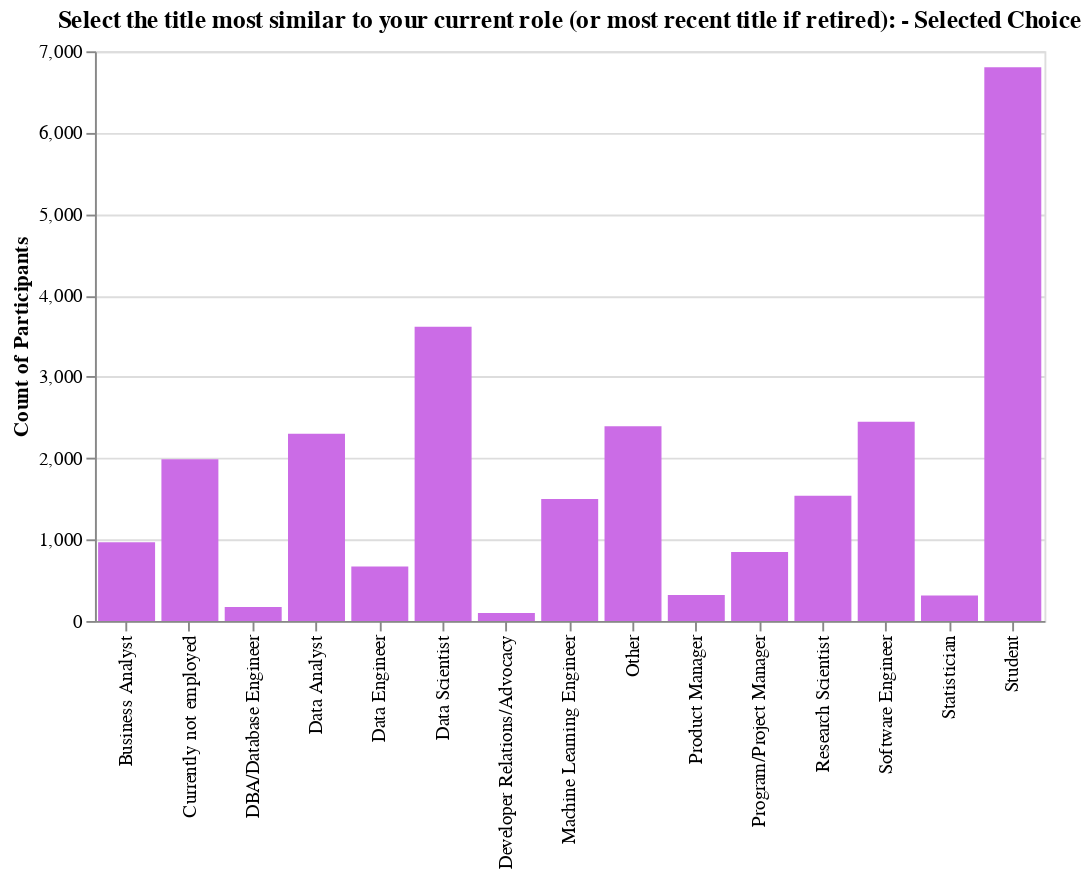

The cell this chart's notebook holds for it:
### Code cell
ordered_bar(df, 'Q5')

### Figure 1 — Vega-Lite specification as saved in the notebook (floating-point values rounded to 4 significant figures)
{"config": {"view": {"continuousWidth": 400, "continuousHeight": 300}}, "data": {"name": "data-4148111ab5b40c10f11f794dd7b665c6"}, "mark": {"type": "bar", "color": "#CB6CE6"}, "encoding": {"x": {"type": "nominal", "field": "Q5", "title": null}, "y": {"type": "quantitative", "field": "Time from Start to Finish (seconds)", "title": "Count of Participants"}}, "height": 300, "title": "Select the title most similar to your current role (or most recent title if retired): - Selected Choice", "width": 500, "$schema": "https://vega.github.io/schema/vega-lite/v4.8.1.json", "datasets": {"data-4148111ab5b40c10f11f794dd7b665c6": [{"Q5": "Business Analyst", "Time from Start to Finish (seconds)": 968}, {"Q5": "Currently not employed", "Time from Start to Finish (seconds)": 1986}, {"Q5": "DBA/Database Engineer", "Time from Start to Finish (seconds)": 171}, {"Q5": "Data Analyst", "Time from Start to Finish (seconds)": 2301}, {"Q5": "Data Engineer", "Time from Start to Finish (seconds)": 668}, {"Q5": "Data Scientist", "Time from Start to Finish (seconds)": 3616}, {"Q5": "Developer Relations/Advocacy", "Time from Start to Finish (seconds)": 99}, {"Q5": "Machine Learning Engineer", "Time from Start to Finish (seconds)": 1499}, {"Q5": "Other", "Time from Start to Finish (seconds)": 2393}, {"Q5": "Product Manager", "Time from Start to Finish (seconds)": 319}, {"Q5": "Program/Project Manager", "Time from Start to Finish (seconds)": 849}, {"Q5": "Research Scientist", "Time from Start to Finish (seconds)": 1538}, {"Q5": "Software Engineer", "Time from Start to Finish (seconds)": 2449}, {"Q5": "Statistician", "Time from Start to Finish (seconds)": 313}, {"Q5": "Student", "Time from Start to Finish (seconds)": 6804}]}}
